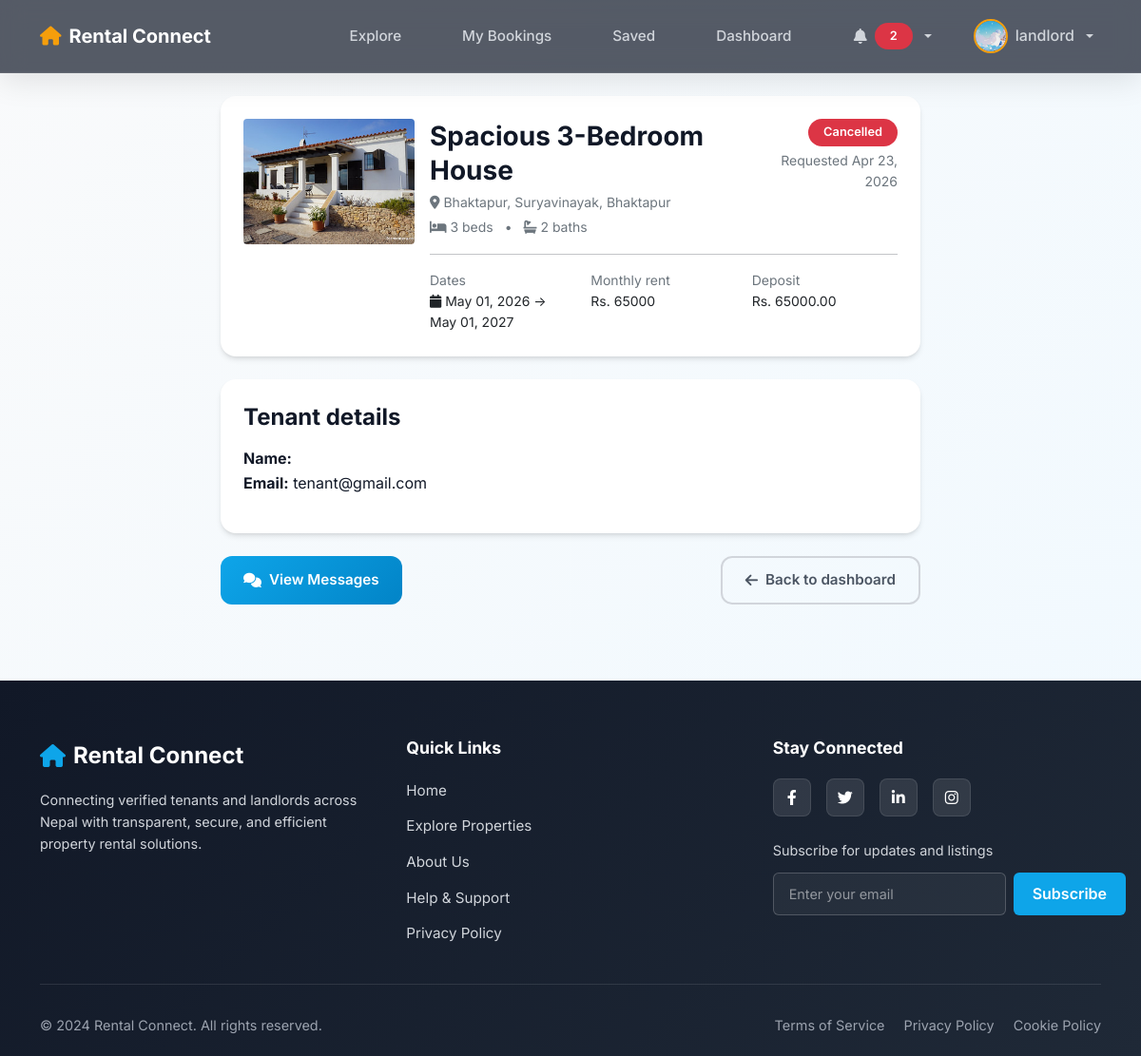
Screenshot of /listings/booking/18/detail/ (signed in) with the database file from the repository.
### users/models.py (models this page shows, shortened)
class CustomUser(AbstractUser):
    is_tenant = models.BooleanField(default=False, db_index=True)    # Added index
    is_landlord = models.BooleanField(default=False, db_index=True)  # Added index

class Profile(models.Model):
    user = models.OneToOneField(
        settings.AUTH_USER_MODEL,
        on_delete=models.CASCADE
    )
    full_name = models.CharField(max_length=100)
    photo = models.ImageField(
        upload_to='profile_photos/',
        blank=True,
        null=True
    )
    phone = models.CharField(max_length=15, blank=True, null=True)
    bio = models.TextField(blank=True, null=True)

### listings/models.py (models this page shows, shortened)
class Booking(models.Model):
    STATUS_CHOICES = (
        ('pending', 'Pending'),
        ('approved', 'Approved'),
        ('rejected', 'Rejected'),
        ('rented_out', 'Rented Out'),  # Finalized - property is occupied
        ('cancelled', 'Cancelled'),      # Tenant cancelled before checkout
        ('completed', 'Completed'),      # Tenancy ended normally
    )
    tenant = models.ForeignKey(CustomUser, on_delete=models.CASCADE, related_name='bookings_as_tenant')
    property = models.ForeignKey(Property, on_delete=models.CASCADE)
    start_date = models.DateField(db_index=True)  # Added index
    end_date = models.DateField(db_index=True)    # Added index
    monthly_rent = models.DecimalField(max_digits=10, decimal_places=2, null=True, blank=True)
    security_deposit = models.DecimalField(max_digits=10, decimal_places=2, null=True, blank=True)
    lock_in_months = models.PositiveIntegerField(default=0, help_text="Number of months tenant agrees not to exit early.")
    status = models.CharField(
        max_length=20,
        choices=STATUS_CHOICES,
        default='pending',
        db_index=True  # Added index
    )
    cancellation_reason = models.TextField(blank=True, null=True, help_text="Reason for cancellation (if cancelled)")
    finalized_at = models.DateTimeField(blank=True, null=True, help_text="When landlord finalized the booking (rented_out)")
    created_at = models.DateTimeField(auto_now_add=True)

class Property(models.Model):
    landlord = models.ForeignKey(
        CustomUser,
        on_delete=models.CASCADE,
        related_name='properties'
    )
    title = models.CharField(max_length=100)
    description = models.TextField()
    city = models.CharField(max_length=50, db_index=True)  # Added index
    rent = models.DecimalField(max_digits=10, decimal_places=2, db_index=True)  # Added index
    bedrooms = models.PositiveIntegerField()
    bathrooms = models.PositiveIntegerField()
    address = models.TextField()
    latitude = models.FloatField(null=True, blank=True, help_text="Decimal degrees")
    longitude = models.FloatField(null=True, blank=True, help_text="Decimal degrees")
    image = models.ImageField(
        upload_to='property_images/',
        blank=True,
        null=True,
        help_text="Primary property image (upload at least one image)"
    )
    is_verified = models.BooleanField(default=False, db_index=True)  # Added index
    created_at = models.DateTimeField(auto_now_add=True)
    class Meta:
        ordering = ['-created_at']

### listings/views.py (the view)
# urls.py: path('booking/<int:booking_id>/detail/', views.booking_detail, name='booking_detail'),
@login_required
def booking_detail(request, booking_id):
    booking = get_object_or_404(Booking, id=booking_id)
    if request.user != booking.tenant and request.user != booking.property.landlord:
        return render(request, 'listings/forbidden.html', {
            'message': 'You are not authorized to view this booking.',
            'booking': booking,
        })
    unread_count = booking.messages.filter(is_read=False).exclude(sender=request.user).count()
    today = timezone.now().date()
    can_cancel = (
        request.user == booking.tenant and
        booking.status in ['pending', 'approved'] and
        booking.start_date > today
    )
    can_finalize = (
        request.user == booking.property.landlord and
        booking.status == 'approved'
    )
    return render(request, 'listings/booking_detail.html', {
        'booking': booking,
        'unread_count': unread_count,
        'today': today,
        'can_cancel': can_cancel,
        'can_finalize': can_finalize,
        'has_early_exit': hasattr(booking, 'early_exit'),
    })

### templates/listings/booking_detail.html (shortened to what this page needs)
{% extends "base.html" %}
{% block content %}
<div class="container my-4">
    <div class="row justify-content-center">
        <div class="col-md-8">
            <div class="card p-3 p-md-4 mb-4">
                <div class="d-flex flex-column flex-md-row gap-3 align-items-start">
                    <div style="width: 180px; flex: 0 0 auto;">
                        {% if booking.property.image %}
                            <img src="{{ booking.property.image.url }}" class="rounded w-100" alt="{{ booking.property.title }}" style="height: 132px; object-fit: cover;">
                        {% else %}
                            <div class="rounded d-flex align-items-center justify-content-center" style="height: 132px; background: var(--gray-100); color: var(--gray-500);">
                                <i class="fas fa-image"></i>
                            </div>
                        {% endif %}
                    </div>
                    <div class="flex-grow-1 w-100">
                        <div class="d-flex justify-content-between align-items-start gap-2">
                            <div>
                                <h3 class="mb-1">{{ booking.property.title }}</h3>
                                <div class="text-muted small">
                                    <i class="fas fa-map-marker-alt"></i> {{ booking.property.city }}, {{ booking.property.address }}
                                </div>
                                <div class="text-muted small mt-1">
                                    <i class="fas fa-bed"></i> {{ booking.property.bedrooms }} beds
                                    <span class="mx-2">•</span>
                                    <i class="fas fa-bath"></i> {{ booking.property.bathrooms }} baths
                                </div>
                            </div>
                            <div class="text-end">
                                {% if booking.status == 'approved' or booking.status == 'rented_out' %}
                                    <span class="badge bg-success">Confirmed</span>
                                {% elif booking.status == 'rejected' or booking.status == 'cancelled' %}
                                    <span class="badge bg-danger">{{ booking.get_status_display }}</span>
                                {% elif booking.status == 'pending' %}
                                    <span class="badge bg-warning text-dark">Pending</span>
                                {% else %}
                                    <span class="badge bg-info">{{ booking.get_status_display }}</span>
                                {% endif %}
                                <div class="text-muted small mt-1">Requested {{ booking.created_at|date:"M d, Y" }}</div>
                            </div>
                        </div>
                        <hr class="my-3">
                        <div class="row g-3">
                            <div class="col-md-4">
                                <div class="text-muted small">Dates</div>
                                <div class="text-dark small"><i class="fas fa-calendar"></i> {{ booking.start_date|date:"M d, Y" }} → {{ booking.end_date|date:"M d, Y" }}</div>
                            </div>
                            <div class="col-md-4">
                                <div class="text-muted small">Monthly rent</div>
                                <div class="text-dark small">Rs. {{ booking.monthly_rent|default:booking.property.rent|floatformat:0 }}</div>
                            </div>
                            <div class="col-md-4">
                                <div class="text-muted small">Deposit</div>
                                <div class="text-dark small">Rs. {{ booking.security_deposit|default:"—" }}</div>
                            </div>
                        </div>
                    </div>
                </div>
            </div>
            <div class="card p-3 p-md-4 mb-4">
                <h4 class="mb-3">
                    {% if user == booking.tenant %}
                        Owner details
                    {% else %}
                        Tenant details
                    {% endif %}
                </h4>
                <div>
                    {% if user == booking.tenant %}
                        <div class="mb-3">
                            <div><strong>Name:</strong> {{ booking.property.landlord.first_name }} {{ booking.property.landlord.last_name }}</div>
                            <div><strong>Email:</strong> {{ booking.property.landlord.email }}</div>
                            {% if booking.property.landlord.profile.phone %}
                                <div><strong>Phone:</strong> {{ booking.property.landlord.profile.phone }}</div>
                            {% endif %}
                        </div>
                    {% else %}
                        <div class="mb-3">
                            <div><strong>Name:</strong> {{ booking.tenant.first_name }} {{ booking.tenant.last_name }}</div>
                            <div><strong>Email:</strong> {{ booking.tenant.email }}</div>
                        </div>
                    {% endif %}
                </div>
            </div>
            <div class="d-flex gap-2 flex-wrap">
                <a href="{% url 'booking_messages' booking.id %}" class="btn btn-primary">
                    <i class="fas fa-comments"></i>
                    {% if unread_count > 0 %}
                        View Messages ({{ unread_count }} new)
                    {% else %}
                        View Messages
                    {% endif %}
                </a>
                <a href="{% url 'dashboard' %}" class="btn btn-outline-secondary ms-md-auto">
                    <i class="fas fa-arrow-left"></i> Back to dashboard
                </a>
            </div>
        </div>
    </div>
</div>
{% endblock %}

### templates/base.html (shortened to what this page needs)
<!DOCTYPE html>
<html lang="en">
<head>
    {% load static %}
    <link href="https://cdn.jsdelivr.net/npm/bootstrap@5.1.3/dist/css/bootstrap.min.css" rel="stylesheet">
    <link rel="stylesheet" href="https://cdnjs.cloudflare.com/ajax/libs/font-awesome/6.0.0/css/all.min.css">
    <link rel="stylesheet" href="{% static 'css/base.css' %}">
    <link rel="stylesheet" href="{% static 'css/style.css' %}">
</head>
<body>
<nav class="top-bar">
    <div class="container d-flex align-items-center justify-content-between position-relative gap-2">
        <a class="site-title" href="{% url 'home' %}" aria-label="Rental Connect home">
            <i class="fas fa-home"></i> Rental Connect
        </a>
        <div class="nav-center d-none d-sm-block">
            <div class="menu-links">
                {% if user.is_authenticated %}
                    <a href="{% url 'property_list' %}">Explore</a>
                    <a href="{% url 'dashboard' %}">My Bookings</a>
                    <a href="{% url 'wishlist' %}">Saved</a>
                    <a href="{% url 'dashboard' %}">Dashboard</a>
                {% else %}
                    <a href="{% url 'home' %}">Home</a>
                    <a href="{% url 'about' %}">About</a>
                    <a href="{% url 'contact' %}">Help</a>
                {% endif %}
            </div>
        </div>
        <div class="auth-links ms-auto">
            {% if user.is_authenticated %}
            <div class="dropdown me-2">
                <a href="#" class="profile-link dropdown-toggle d-flex align-items-center gap-2"
                   id="notifDropdown" data-bs-toggle="dropdown" aria-expanded="false"
                   style="padding: 0.5rem 0.75rem;">
                    <i class="fas fa-bell"></i>
                    {% if notifications_unread_count and notifications_unread_count > 0 %}
                        <span class="badge bg-danger">{{ notifications_unread_count }}</span>
                    {% endif %}
                </a>
            </div>
            <div class="dropdown">
                <a href="#" class="profile-link dropdown-toggle d-flex align-items-center gap-2"
                   id="userDropdown" data-bs-toggle="dropdown" aria-expanded="false">
                    {% if user.profile and user.profile.photo %}
                    <img src="{{ user.profile.photo.url }}" alt="Avatar"
                         style="width:36px; height:36px; border-radius:50%; object-fit:cover;">
                    {% else %}
                    <i class="fas fa-user-circle fa-2x"></i>
                    {% endif %}
                    <span class="profile-name">{{ user.username }}</span>
                </a>
            </div>
            {% else %}
            <div class="d-flex gap-2">
                <a class="btn btn-login" href="{% url 'login' %}">Login</a>
                <a class="btn btn-signup" href="{% url 'register' %}">Sign up</a>
            </div>
            {% endif %}
        </div>
    </div>
</nav>
    <main id="main" class="main-content" role="main">
        <div class="page-content">
            {% block content %}{% endblock %}
        </div>
    </main>
    <footer class="modern-footer">
        <div class="container">
            <div class="footer-content">
                <div class="footer-column footer-brand">
                    <div class="logo">
                        <i class="fas fa-home" style="color: #0ea5e9;"></i>
                        Rental Connect
                    </div>
                    <p class="mission">
                        Connecting verified tenants and landlords across Nepal with transparent, secure, and efficient property rental solutions.
                    </p>
                </div>
                <div class="footer-column">
                    <h4>Quick Links</h4>
                    <ul class="footer-links">
                        <li><a href="{% url 'home' %}">Home</a></li>
                        <li><a href="{% url 'property_list' %}">Explore Properties</a></li>
                        <li><a href="{% url 'about' %}">About Us</a></li>
                        <li><a href="{% url 'contact' %}">Help & Support</a></li>
                        <li><a href="#">Privacy Policy</a></li>
                    </ul>
                </div>
                <div class="footer-column">
                    <h4>Stay Connected</h4>
                    <div class="footer-social">
                        <a href="#" class="social-icon" title="Facebook">
                            <i class="fab fa-facebook-f"></i>
                        </a>
                        <a href="#" class="social-icon" title="Twitter">
                            <i class="fab fa-twitter"></i>
                        </a>
                        <a href="#" class="social-icon" title="LinkedIn">
                            <i class="fab fa-linkedin-in"></i>
                        </a>
                        <a href="#" class="social-icon" title="Instagram">
                            <i class="fab fa-instagram"></i>
                        </a>
                    </div>
                    <p style="color: #d1d5db; font-size: 0.9rem; margin-bottom: 12px;">Subscribe for updates and listings</p>
                    <form class="newsletter-form">
                        <input type="email" placeholder="Enter your email" required>
                        <button type="submit">Subscribe</button>
                    </form>
                </div>
            </div>
            <div class="footer-bottom">
                <p>&copy; 2024 Rental Connect. All rights reserved.</p>
                <ul class="footer-legal">
                    <li><a href="#">Terms of Service</a></li>
                    <li><a href="#">Privacy Policy</a></li>
                    <li><a href="#">Cookie Policy</a></li>
                </ul>
            </div>
        </div>
    </footer>
</body>
</html>

### rows the page displays
CustomUser: profile.photo (picture), username "landlord"
Booking: property.image (picture), property "Spacious 3-Bedroom House", property.city "Bhaktapur", property.address "Suryavinayak, Bhaktapur", property.bedrooms "3", property.bathrooms "2", status "Cancelled", created_at "Apr 23, 2026", start_date "May 01, 2026", end_date "May 01, 2027", monthly_rent "65000", security_deposit "65000.00", tenant.email "tenant@gmail.com"

### other values shown
{{ notifications_unread_count }} "2"
